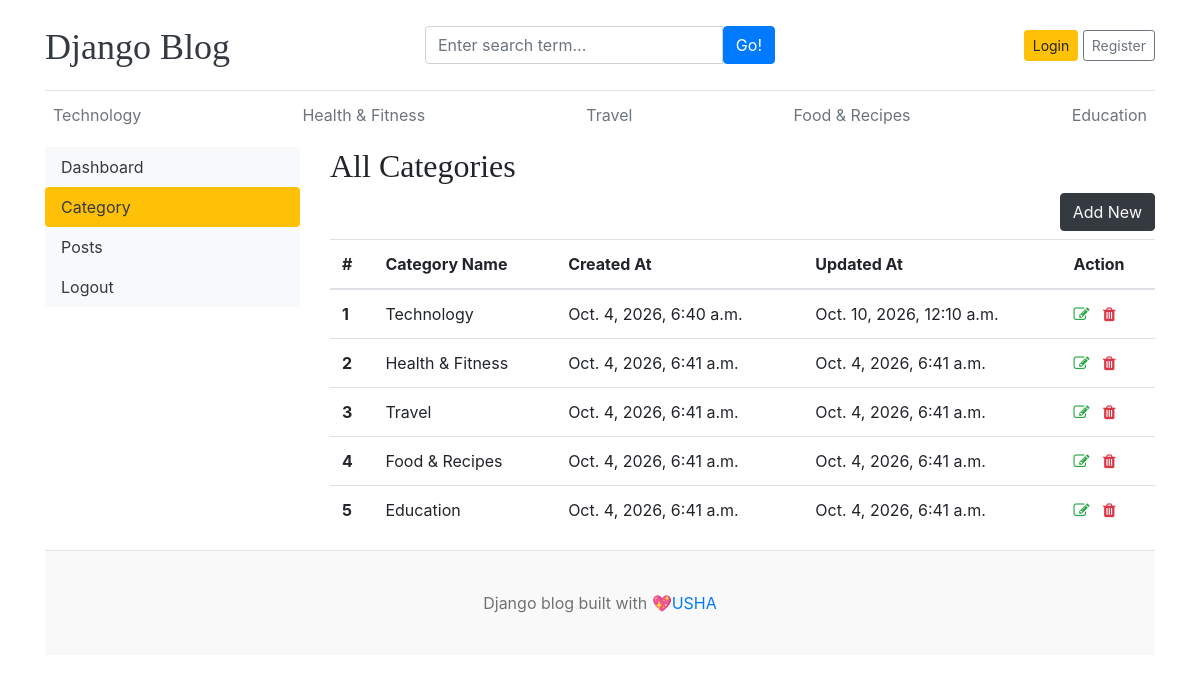
/dashboard/categories/, run on the app's committed database.
### blogs/models.py (models this page shows)
class Category (models.Model):
    category_name=models.CharField(max_length=50,unique=True)
    created_at=models.DateTimeField(auto_now_add=True)
    updated_at=models.DateTimeField(auto_now=True)
    class Meta:
        verbose_name_plural='categories'
    def __str__(self):
        return self.category_name

### dashboards/views.py (the view)
# urls.py: path('categories/',views.Categories,name='categories'),
def Categories(request):
    return render(request,'dashboard/categories.html')

### blogs/context_processors.py (called while the page is built)
def get_categories(request):
    categories = Category.objects.all()
    return dict(categories=categories)

def get_social_links(request):
    social_links = SocialLink.objects.all()
    return dict(social_links = social_links)

### templates/dashboard/categories.html (shortened to what this page needs)
{% extends "base.html" %}
{% block content %}
<div class="row">
    {% include 'dashboard/sidebar.html' %}
    <div class="col-md-9">
        <h2>All Categories</h2>
        <a href="{% url 'add_category' %}" class="btn btn-dark text-light float-right mb-2">Add New</a>
        <table class="table table-hover">
            <thead>
                <tr>
                    <th>#</th>
                    <th>Category Name</th>
                    <th>Created At</th>
                    <th>Updated At</th>
                    <th>Action</th>
                </tr>
            </thead>
            <tbody>
                {% for cat in categories %}
                <tr>
                    <th>{{ forloop.counter }}</th>
                    <td>{{ cat }}</td>
                    <td>{{ cat.created_at }}</td>
                    <td>{{ cat.updated_at }}</td>
                    <td>
                        <a href="{% url 'edit_category' cat.pk %}"><i class="fa fa-edit text-success"></i></a>
                        <a href="{% url 'delete_category' cat.id %}"><i class="fa fa-trash text-danger"></i></a>
                    </td>
                </tr>
                {% endfor %}
            </tbody>
        </table>
    </div>
</div>
{% endblock content %}

### templates/base.html (shortened to what this page needs)
{% load static %}
<!DOCTYPE html>
<html lang="en">
<head>
  <link href="https://stackpath.bootstrapcdn.com/bootstrap/4.5.2/css/bootstrap.min.css" rel="stylesheet">
  <link href="{% static 'css/blog.css' %}" rel="stylesheet">
  <link rel="stylesheet" href="https://cdnjs.cloudflare.com/ajax/libs/font-awesome/4.7.0/css/font-awesome.min.css">
</head>
<body>
  <div class="container">
    <header class="blog-header py-3">
      <div class="row flex-nowrap justify-content-between align-items-center">
        <div class="col-4 pt-1">
          <a class="blog-header-logo text-dark" href="/">Django Blog</a>
        </div>
        <div class="col-4">
          <form action="{% url 'search' %}" method="GET">
            <div class="input-group">
              <input class="form-control" type="text" name="keyword"value='{{ keyword }}' placeholder="Enter search term..."
                aria-label="Enter search">
                <button type="submit" class="btn btn-primary" id="button-search" type="button">Go!</button>
            </div>
          </form>
        </div>
        <div class="col-4 d-flex justify-content-end align-items-center">
          {% if not user.is_authenticated %}
          <a class="btn btn-sm btn-warning" href="{% url 'login' %}">Login</a>&nbsp;
          <a class="btn btn-sm btn-outline-secondary" href="{% url 'register' %}">Register</a>
          {% else %}
          <span><a href="{% url 'dashboard' %}">Dashboard</a></span>
          &emsp;
          <span><a href="{% url 'logout' %}">Logout</a> </span>
          {% endif %}
        </div>
      </div>
    </header>
    <div class="nav-scroller py-1 mb-2">
      <nav class="nav d-flex justify-content-between">
        {% for cat in categories %}
        <a class="p-2 text-muted" href="{% url 'posts_by_category' cat.id %}">{{ cat }}</a>
        {% endfor %}
      </nav>
    </div>
    {% block content %}
    {% endblock %}
    <footer class="blog-footer">
      <p>Django blog built with 💖<a href="#">USHA</a></p>
    </footer>
  </div>
</body>

### static/css/blog.css (style rules this page uses)
.blog-header { border-bottom: 1px solid #e5e5e5; }
.blog-header-logo { font-family: "Playfair Display", Georgia, "Times New Roman", serif; font-size: 2.25rem; }
h1, h2, h3, h4, h5, h6 { font-family: "Playfair Display", Georgia, "Times New Roman", serif; }
.blog-footer { padding: 2.5rem 0; color: #727272; text-align: center; background-color: #f9f9f9; border-top: .05rem solid #e5e5e5; }
.blog-footer p:last-child { margin-bottom: 0; }

### data on the page
Category: category_name "Technology", created_at "Oct. 4, 2026, 6:40 a.m.", updated_at "Oct. 10, 2026, 12:10 a.m."
Category: category_name "Health & Fitness", created_at "Oct. 4, 2026, 6:41 a.m.", updated_at "Oct. 4, 2026, 6:41 a.m."
Category: category_name "Travel", created_at "Oct. 4, 2026, 6:41 a.m.", updated_at "Oct. 4, 2026, 6:41 a.m."
Category: category_name "Food & Recipes", created_at "Oct. 4, 2026, 6:41 a.m.", updated_at "Oct. 4, 2026, 6:41 a.m."
Category: category_name "Education", created_at "Oct. 4, 2026, 6:41 a.m.", updated_at "Oct. 4, 2026, 6:41 a.m."
